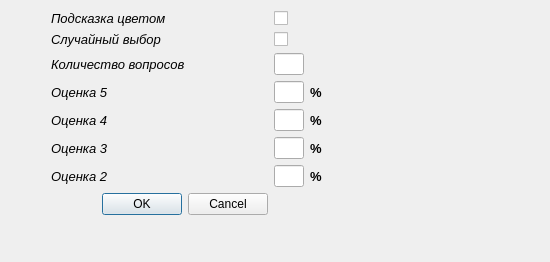
<?xml version="1.0" encoding="UTF-8"?>
<ui version="4.0">
 <class>Frame</class>
 <widget class="QFrame" name="Frame">
  <property name="geometry">
   <rect>
    <x>0</x>
    <y>0</y>
    <width>550</width>
    <height>262</height>
   </rect>
  </property>
  <property name="maximumSize">
   <size>
    <width>550</width>
    <height>263</height>
   </size>
  </property>
  <property name="windowTitle">
   <string>Настройки</string>
  </property>
  <layout class="QGridLayout" name="gridLayout_2">
   <item row="0" column="0">
    <layout class="QGridLayout" name="gridLayout">
     <item row="2" column="2">
      <widget class="QLineEdit" name="tryLine">
       <property name="sizePolicy">
        <sizepolicy hsizetype="Maximum" vsizetype="Fixed">
         <horstretch>0</horstretch>
         <verstretch>0</verstretch>
        </sizepolicy>
       </property>
       <property name="maximumSize">
        <size>
         <width>30</width>
         <height>16777215</height>
        </size>
       </property>
      </widget>
     </item>
     <item row="3" column="1">
      <widget class="QLabel" name="label_4">
       <property name="font">
        <font>
         <pointsize>10</pointsize>
         <italic>true</italic>
        </font>
       </property>
       <property name="text">
        <string>Оценка 5</string>
       </property>
      </widget>
     </item>
     <item row="6" column="2">
      <widget class="QLineEdit" name="mark2Line">
       <property name="sizePolicy">
        <sizepolicy hsizetype="Maximum" vsizetype="Fixed">
         <horstretch>0</horstretch>
         <verstretch>0</verstretch>
        </sizepolicy>
       </property>
       <property name="maximumSize">
        <size>
         <width>30</width>
         <height>16777215</height>
        </size>
       </property>
      </widget>
     </item>
     <item row="0" column="2">
      <widget class="QCheckBox" name="colBox">
       <property name="sizePolicy">
        <sizepolicy hsizetype="Maximum" vsizetype="Fixed">
         <horstretch>0</horstretch>
         <verstretch>0</verstretch>
        </sizepolicy>
       </property>
       <property name="maximumSize">
        <size>
         <width>30</width>
         <height>16777215</height>
        </size>
       </property>
       <property name="text">
        <string/>
       </property>
      </widget>
     </item>
     <item row="6" column="3">
      <widget class="QLabel" name="label_11">
       <property name="font">
        <font>
         <pointsize>10</pointsize>
         <weight>75</weight>
         <bold>true</bold>
        </font>
       </property>
       <property name="text">
        <string>%</string>
       </property>
      </widget>
     </item>
     <item row="4" column="3">
      <widget class="QLabel" name="label_9">
       <property name="font">
        <font>
         <pointsize>10</pointsize>
         <weight>75</weight>
         <bold>true</bold>
        </font>
       </property>
       <property name="text">
        <string>%</string>
       </property>
      </widget>
     </item>
     <item row="5" column="3">
      <widget class="QLabel" name="label_10">
       <property name="font">
        <font>
         <pointsize>10</pointsize>
         <weight>75</weight>
         <bold>true</bold>
        </font>
       </property>
       <property name="text">
        <string>%</string>
       </property>
      </widget>
     </item>
     <item row="8" column="4">
      <spacer name="verticalSpacer">
       <property name="orientation">
        <enum>Qt::Vertical</enum>
       </property>
       <property name="sizeHint" stdset="0">
        <size>
         <width>20</width>
         <height>40</height>
        </size>
       </property>
      </spacer>
     </item>
     <item row="3" column="3">
      <widget class="QLabel" name="label_8">
       <property name="font">
        <font>
         <pointsize>10</pointsize>
         <weight>75</weight>
         <bold>true</bold>
        </font>
       </property>
       <property name="text">
        <string>%</string>
       </property>
      </widget>
     </item>
     <item row="3" column="4">
      <spacer name="horizontalSpacer">
       <property name="orientation">
        <enum>Qt::Horizontal</enum>
       </property>
       <property name="sizeHint" stdset="0">
        <size>
         <width>40</width>
         <height>20</height>
        </size>
       </property>
      </spacer>
     </item>
     <item row="1" column="2">
      <widget class="QCheckBox" name="ranBox">
       <property name="sizePolicy">
        <sizepolicy hsizetype="Maximum" vsizetype="Fixed">
         <horstretch>0</horstretch>
         <verstretch>0</verstretch>
        </sizepolicy>
       </property>
       <property name="maximumSize">
        <size>
         <width>30</width>
         <height>16777215</height>
        </size>
       </property>
       <property name="text">
        <string/>
       </property>
      </widget>
     </item>
     <item row="2" column="1">
      <widget class="QLabel" name="label_3">
       <property name="font">
        <font>
         <pointsize>10</pointsize>
         <italic>true</italic>
        </font>
       </property>
       <property name="text">
        <string>Количество вопросов</string>
       </property>
      </widget>
     </item>
     <item row="1" column="1">
      <widget class="QLabel" name="label_2">
       <property name="font">
        <font>
         <pointsize>10</pointsize>
         <italic>true</italic>
        </font>
       </property>
       <property name="text">
        <string>Случайный выбор</string>
       </property>
      </widget>
     </item>
     <item row="3" column="2">
      <widget class="QLineEdit" name="mark5Line">
       <property name="sizePolicy">
        <sizepolicy hsizetype="Maximum" vsizetype="Fixed">
         <horstretch>0</horstretch>
         <verstretch>0</verstretch>
        </sizepolicy>
       </property>
       <property name="maximumSize">
        <size>
         <width>30</width>
         <height>16777215</height>
        </size>
       </property>
      </widget>
     </item>
     <item row="4" column="2">
      <widget class="QLineEdit" name="mark4Line">
       <property name="sizePolicy">
        <sizepolicy hsizetype="Maximum" vsizetype="Fixed">
         <horstretch>0</horstretch>
         <verstretch>0</verstretch>
        </sizepolicy>
       </property>
       <property name="maximumSize">
        <size>
         <width>30</width>
         <height>16777215</height>
        </size>
       </property>
      </widget>
     </item>
     <item row="5" column="2">
      <widget class="QLineEdit" name="mark3Line">
       <property name="sizePolicy">
        <sizepolicy hsizetype="Maximum" vsizetype="Fixed">
         <horstretch>0</horstretch>
         <verstretch>0</verstretch>
        </sizepolicy>
       </property>
       <property name="maximumSize">
        <size>
         <width>30</width>
         <height>16777215</height>
        </size>
       </property>
      </widget>
     </item>
     <item row="5" column="1">
      <widget class="QLabel" name="label_6">
       <property name="font">
        <font>
         <pointsize>10</pointsize>
         <italic>true</italic>
        </font>
       </property>
       <property name="text">
        <string>Оценка 3</string>
       </property>
      </widget>
     </item>
     <item row="4" column="1">
      <widget class="QLabel" name="label_5">
       <property name="font">
        <font>
         <pointsize>10</pointsize>
         <italic>true</italic>
        </font>
       </property>
       <property name="text">
        <string>Оценка 4</string>
       </property>
      </widget>
     </item>
     <item row="0" column="1">
      <widget class="QLabel" name="label">
       <property name="font">
        <font>
         <pointsize>10</pointsize>
         <italic>true</italic>
        </font>
       </property>
       <property name="text">
        <string>Подсказка цветом</string>
       </property>
      </widget>
     </item>
     <item row="6" column="1">
      <widget class="QLabel" name="label_7">
       <property name="font">
        <font>
         <pointsize>10</pointsize>
         <italic>true</italic>
        </font>
       </property>
       <property name="text">
        <string>Оценка 2</string>
       </property>
      </widget>
     </item>
     <item row="4" column="0">
      <spacer name="horizontalSpacer_2">
       <property name="orientation">
        <enum>Qt::Horizontal</enum>
       </property>
       <property name="sizeType">
        <enum>QSizePolicy::Minimum</enum>
       </property>
       <property name="sizeHint" stdset="0">
        <size>
         <width>40</width>
         <height>20</height>
        </size>
       </property>
      </spacer>
     </item>
     <item row="7" column="1">
      <widget class="QDialogButtonBox" name="buttonBox">
       <property name="sizePolicy">
        <sizepolicy hsizetype="Expanding" vsizetype="Fixed">
         <horstretch>0</horstretch>
         <verstretch>0</verstretch>
        </sizepolicy>
       </property>
       <property name="standardButtons">
        <set>QDialogButtonBox::Cancel|QDialogButtonBox::Ok</set>
       </property>
      </widget>
     </item>
    </layout>
   </item>
  </layout>
 </widget>
 <resources/>
 <connections/>
</ui>
